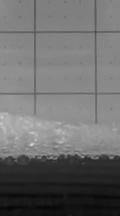
#> input picture EGT20431_THA02/liquid_frame100.jpg, 120 x 216 px
$ jupyter execute EGT20431_ASN02.ipynb
#> lines starting #> are read from the running program, lines starting #| are printed output that depends on the picture; after the words box and inside, x2 and y2 are one past the last pixel; in counts of white or black regions, pixels touching at a corner belong together
Take Home Assignment 02: Liquid level

EGT/20/431

GitHub Repository link:  https://github.com/ArulanduDevan/FOT-MT-ETM4272.git

1. Plot of the liquid level.

[cell 1]
import cv2
import numpy as np
from matplotlib import pyplot as plt

Import, Display Demo image

[cell 2]
# Importing Demo Images
img_r = cv2.imread('liquid_frame100.jpg', 0)
#> img_r is the input picture: shape (216, 120); min 6, max 212, mean 108.4
img_b = cv2.imread('liquid_frame000.jpg', 0)
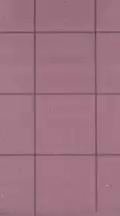
#> input picture EGT20431_THA02/liquid_frame000.jpg, 120 x 216 px
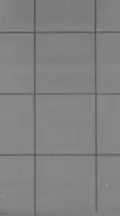
#> img_b: shape (216, 120); min 66, max 161, mean 129.6

# Display the images
plt.subplot(122), plt.imshow(img_r, cmap='gray'), plt.title('Random Image (100th Frame)')
plt.subplot(121), plt.imshow(img_b, cmap='gray'), plt.title('Background Image (0th Frame)')
plt.show()
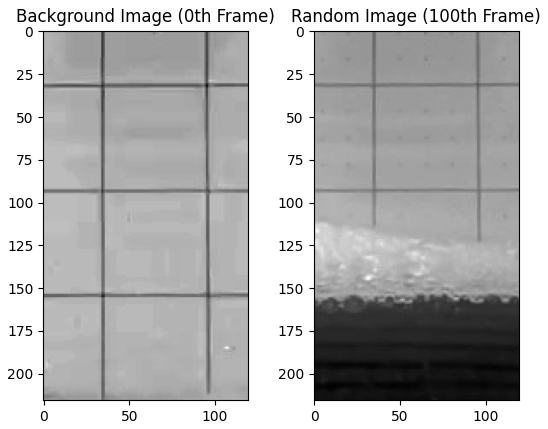
#> figure drawn by matplotlib, 2 panels

Apply Background substruction methode to randomly selected image

[cell 3]
# Subtracting the images
img_sub = cv2.subtract(img_b, img_r)
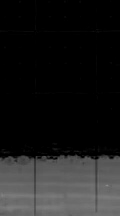
#> img_sub: shape (216, 120); min 0, max 138, mean 27.5

# Thresholding the image, to obtain binary image
ret, img_sub_thresh = cv2.threshold(img_sub, 0, 255, cv2.THRESH_BINARY + cv2.THRESH_OTSU)
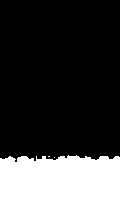
#> img_sub_thresh: shape (216, 120); 27.1% white; 3 white regions (2 under 20 px)
#> ret = 50
# Print the used threshold value
print('Threshold Value:', ret)
#| Threshold Value: 50.0

# Find contours in the image
contours, hierarchy = cv2.findContours(img_sub_thresh, cv2.RETR_TREE, cv2.CHAIN_APPROX_SIMPLE)
#> contours = 3 contours, 2 with area under 20; largest, box (x1, y1, x2, y2) and area: (0, 155, 120, 216) 6826

# Sort the contours by size in descending order
contours = sorted(contours, key=lambda x: cv2.contourArea(x), reverse=True)
# Print the contour areas
for i in range(len(contours)):
    print('Contour', i, 'Area:', cv2.contourArea(contours[i]))
#> this loop made 3 passes
#| Contour 0 Area: 6826.0
#| Contour 1 Area: 0.0
#| Contour 2 Area: 0.0

# Find the area of the whole image
rows, cols = img_sub_thresh.shape
#> rows = 216; cols = 120
total_area = rows * cols
#> total_area = 25920
print('Total Area:', total_area)
#| Total Area: 25920

# Calculate the percentage of the largest contour area, rounded to 1 decimal point
percentage = round((cv2.contourArea(contours[0]) / total_area) * 100, 1)
#> percentage = 26.3
print('Percentage:', percentage, '%')
#| Percentage: 26.3 %

# Display img_r , img_sub, img_sub_thresh side by side using plt
plt.subplot(131), plt.imshow(img_r, cmap='gray'), plt.title('Rand Img')
plt.subplot(132), plt.imshow(img_sub, cmap='gray'), plt.title('Subtracted Img')
plt.subplot(133), plt.imshow(img_sub_thresh, cmap='gray'), plt.title('Thresholded Image')
plt.show()
